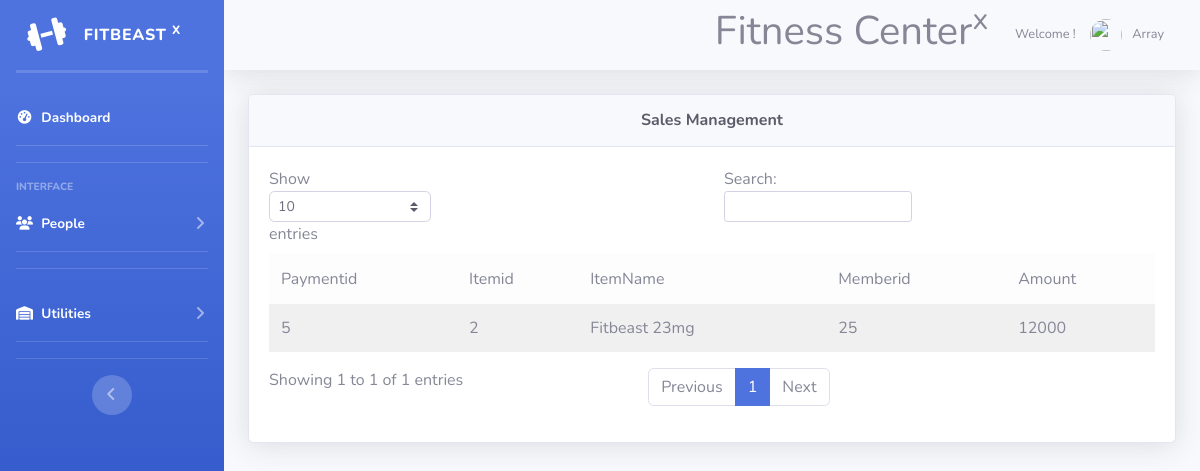
The page /admin/sales.php (signed in) on the database its author committed.
### tables this page shows
CREATE TABLE IF NOT EXISTS `payments` (
  `paymentid` int(11) NOT NULL AUTO_INCREMENT,
  `memberid` int(11) NOT NULL,
  `itemid` int(11) NOT NULL,
  `mode` varchar(10) NOT NULL,
  PRIMARY KEY (`paymentid`),
  KEY `memberid` (`memberid`),
  KEY `itemid` (`itemid`)
);

CREATE TABLE IF NOT EXISTS `inventory` (
  `itemid` int(11) NOT NULL AUTO_INCREMENT,
  `itemname` varchar(20) NOT NULL,
  `price` int(11) NOT NULL,
  PRIMARY KEY (`itemid`)
);

### admin/sales.php (the view, shortened to what this page needs)
<!DOCTYPE html>
<html lang="en">
<head>
  <link href="vendor/fontawesome-free/css/all.min.css" rel="stylesheet" type="text/css">
  <link href="css/sb-admin-2.min.css" rel="stylesheet">
</head>
<?php
 include('adminpanel/header.php');
 ?>
      <?php
 $connect = mysqli_connect("localhost", "root", "", "fitbeasttest1");
 $query ="select P.paymentid,I.itemid,I.itemname,P.memberid,I.price,P.mode from payments P,inventory I where P.itemid=I.itemid";
 $result = mysqli_query($connect, $query);
 ?>
           <div class="container-fluid">
                <div class="card shadow mb-4">
            <div class="card-header py-3">
              <h6 class="m-0 font-weight-bold text-dark" style="text-align: center;">Sales Management</h6>
            </div>
                <div class="card-body">
              <div class="table-responsive">
                <table class="table table-striped table-light" id="dataTable" width="100%" cellspacing="0">
                          <thead class="thead-dark">
                               <tr>
                                    <td>Paymentid</td>
                                    <td>Itemid</td>
                                    <td>ItemName</td>
                                    <td>Memberid</td>
                                    <td>Amount</td>
                               </tr>
                          </thead>
                          <?php
                          while($row = mysqli_fetch_array($result))
                          {
                               echo '
                               <tr>
                                    <td>'.$row["paymentid"].'</td>
                                    <td>'.$row["itemid"].'</td>
                                    <td>'.$row["itemname"].'</td>
                                    <td>'.$row["memberid"].'</td>
                                    <td>'.$row["price"].'</td>
                               </tr>
                               ';
                          }
                          ?>
                     </table>
                 </div>
           </div>
           </div>
           </div>
         </div>
  </div>

### rows shown on the page
payments: paymentid "5", itemid.itemid "2", itemid.itemname "Fitbeast 23mg", memberid "25", itemid.price "12000"

### other values the page prints
$_SESSION['user_name'] "Array"
